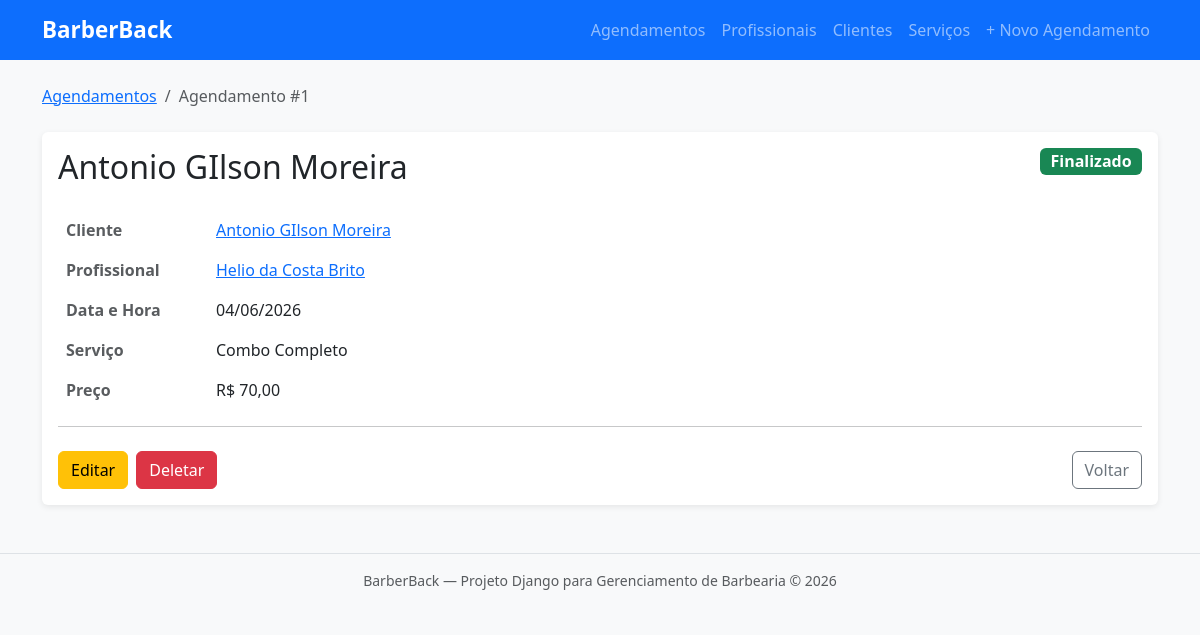
/agendamentos/1/, run on the app's committed database.
### barbearia/models.py (models this page shows, shortened)
class Agendamento(models.Model):
    cliente = models.ForeignKey(
        'Cliente',
        on_delete=models.CASCADE,
        verbose_name='Cliente',
        related_name='agendamentos'
    )
    profissional = models.ForeignKey(
        'Profissional',
        on_delete=models.CASCADE,
        verbose_name='Profissional',
        related_name='agendamentos'
    )
    servico = models.ForeignKey(
        'Servico',
        on_delete=models.SET_NULL,
        null=True,
        blank=True,
        verbose_name='Serviço',
        related_name='agendamentos'
    )
    data_agendamento = models.DateField(
        verbose_name='Data do agendamento'
    )
    hora_agendamento = models.TimeField(
        verbose_name='Hora do agendamento'
    )
    obs = models.TextField(
        blank=True,
        verbose_name='Observações adicionais'
    )
    status = models.CharField(
        max_length=20,
        choices=[
            ('AGENDADO', 'Agendado'),
            ('FINALIZADO', 'Finalizado'),
            ('CANCELADO', 'Cancelado'),
        ],
        default='AGENDADO',
        verbose_name='Status do agendamento'
    )
    class Meta:
        verbose_name = 'Agendamento'
        verbose_name_plural = 'Agendamentos'
        ordering = ['data_agendamento']    # Ordena pela data do agendamento

class Cliente(models.Model):
    nome = models.CharField(
        max_length=200,
        verbose_name='Nome completo'
    )
    cpf = models.CharField(
        max_length=11,
        unique=True,
        verbose_name='CPF'
    )
    telefone = models.CharField(
        max_length=11,
        blank=True,
        verbose_name='Telefone'
    )
    data_cadastro = models.DateTimeField(
        auto_now_add=True,
        verbose_name='Data de cadastro'
    )
    obs = models.TextField(
        blank=True,
        verbose_name='Observações adicionais'
    )
    class Meta:
        verbose_name = 'Cliente'
        verbose_name_plural = 'Clientes'
        ordering = ['data_cadastro']  # Ordena pela data de cadastro.

class Profissional(models.Model):
    nome = models.CharField(
        max_length=200,
        verbose_name='Nome completo'
    )
    cpf = models.CharField(
        max_length=14,
        unique=True,
        verbose_name='CPF'
    )
    telefone = models.CharField(
        max_length=20,
        blank=True,
        verbose_name='Telefone'
    )
    data_cadastro = models.DateTimeField(
        auto_now_add=True,
        verbose_name='Data de cadastro'
    )
    obs = models.TextField(
        blank=True,
        verbose_name='Observações adicionais'
    )
    class Meta:
        verbose_name = 'Profissional'
        verbose_name_plural = 'Profissionais'
        ordering = ['nome']

class Servico(models.Model):
    nome = models.CharField(
        max_length=100,
        verbose_name='Nome do serviço'
    )
    preco = models.DecimalField(
        max_digits=8,
        decimal_places=2,
        verbose_name='Preço do serviço'
    )
    descricao = models.TextField(
        blank=True,
        verbose_name='Descrição do serviço'
    )
    class Meta:
        verbose_name = 'Serviço'
        verbose_name_plural = 'Serviços'
        ordering = ['nome']
    def __str__(self):
        return self.nome

### barbearia/views.py (the view)
# urls.py: path('agendamentos/<int:pk>/', views.agendamento_detalhe, name='agendamento_detalhe'),
def agendamento_detalhe(request, pk):
    agendamento = get_object_or_404(Agendamento, pk=pk)
    context = {
        'agendamento': agendamento,
    }
    return render(request, 'barbearia/agendamento/agendamento_detalhe.html', context)

### barbearia/templates/barbearia/agendamento/agendamento_detalhe.html (shortened to what this page needs)
{% extends "barbearia/base.html" %}
{% block conteudo %}
<nav aria-label="breadcrumb" class="mb-4">
    <ol class="breadcrumb">
        <li class="breadcrumb-item"><a href="{% url 'agendamento_lista' %}">Agendamentos</a></li>
        <li class="breadcrumb-item active">Agendamento #{{ agendamento.pk }}</li>
    </ol>
</nav>
<div class="card">
    <div class="card-body">
        <div class="d-flex justify-content-between align-items-start">
            <h1 class="card-title h2">{{ agendamento.cliente.nome }}</h1>
            {% if agendamento.status == 'AGENDADO' %}
                <span class="badge bg-primary fs-6">Agendado</span>
            {% elif agendamento.status == 'FINALIZADO' %}
                <span class="badge bg-success fs-6">Finalizado</span>
            {% else %}
                <span class="badge bg-danger fs-6">Cancelado</span>
            {% endif %}
        </div>
        <table class="table table-borderless mt-3">
            <tr>
                <th scope="row" class="text-muted" style="width: 150px;">Cliente</th>
                <td>
                    <a href="{% url 'cliente_detalhe' agendamento.cliente.pk %}">{{ agendamento.cliente.nome }}</a>
                </td>
            </tr>
            <tr>
                <th scope="row" class="text-muted">Profissional</th>
                <td>
                    <a href="{% url 'profissional_detalhe' agendamento.profissional.pk %}">{{ agendamento.profissional.nome }}</a>
                </td>
            </tr>
            {% if agendamento.data_agendamento %}
            <tr>
                <th scope="row" class="text-muted">Data e Hora</th>
                <td>{{ agendamento.data_agendamento|date:"d/m/Y" }}</td>
            </tr>
            {% endif %}
            {% if agendamento.servico %}
            <tr>
                <th scope="row" class="text-muted">Serviço</th>
                <td>{{ agendamento.servico }}</td>
            </tr>
            {% endif %}
            {% if agendamento.servico.preco %}
            <tr>
                <th scope="row" class="text-muted">Preço</th>
                <td>R$ {{ agendamento.servico.preco }}
            </tr>
            {% endif %}
        </table>
        <hr>
        <div class="d-flex gap-2 mt-4">
            <a href="{% url 'agendamento_editar' agendamento.pk %}" class="btn btn-warning">Editar</a>
            <a href="{% url 'agendamento_deletar' agendamento.pk %}" class="btn btn-danger">Deletar</a>
            <a href="{% url 'agendamento_lista' %}" class="btn btn-outline-secondary ms-auto">Voltar</a>
        </div>
    </div>
</div>
{% endblock %}

### barbearia/templates/barbearia/base.html (style rules this page uses)
body { background-color: #f8f9fa; }
.card { box-shadow: 0 2px 6px rgba(0,0,0,0.08); border: none; }

### data on the page
Agendamento: pk "1", cliente.nome "Antonio GIlson Moreira", profissional.nome "Helio da Costa Brito", data_agendamento "04/06/2026", servico "Combo Completo", servico.preco "70,00"
